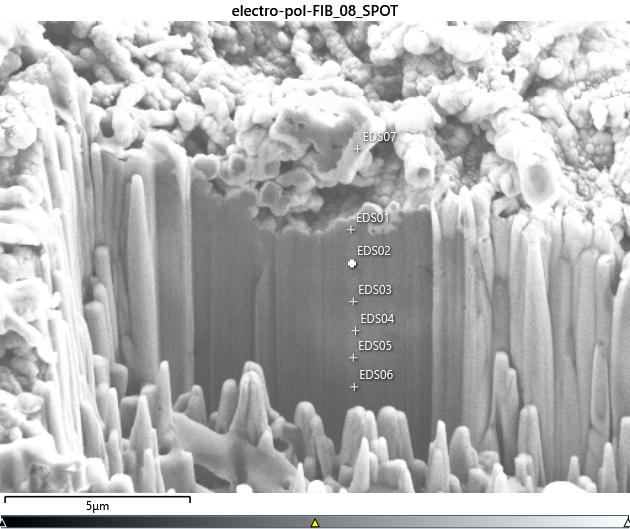
#> input picture 7.15.25_cryo_EM/Elemental_analysis/electro-pol-FIB_08_SPOT.png, 630 x 529 px
$ python eds_depth_profile.py
#> lines starting #> are read from the running program, lines starting #| are printed output that depends on the picture
"""
EDS depth-profile plots for the electro-pol FIB cross-section (electro-pol-FIB_08_SPOT).

Depth order from the surface downward:  EDS07, EDS01, EDS02, EDS03, EDS04, EDS05, EDS06.
Composition = Wt% read from each EDS0x spectrum's Tru-Q table.
Pixel Y positions of each spot were measured directly from electro-pol-FIB_08_SPOT.png.

Outputs (written next to this script):
    v1_depth_profile_lines.png    - line graph, depth on Y (surface at top), wt% on X
    v2_overlay_on_image.png       - profile overlaid on the SEM image at true pixel depths
    v3_depth_um_lines.png         - same as v1 but Y axis calibrated to microns (scale bar)
"""
import numpy as np
import matplotlib.pyplot as plt
from matplotlib import font_manager
from PIL import Image

# ----------------------------------------------------------------------------
# Data.  Order = physical depth from the surface down.
spots = ["EDS07", "EDS01", "EDS02", "EDS03", "EDS04", "EDS05", "EDS06"]

# wt% per element; missing element = 0.0
elements = ["C", "Cl", "S", "O", "Ga", "P"]
comp = {
    #         C     Cl    S     O    Ga    P
    "EDS07": [24.4, 0.0,  6.3,  2.8, 60.6, 0.0],
    "EDS01": [72.4, 9.2,  11.9, 4.5, 1.8,  0.3],
    "EDS02": [58.7, 24.4, 11.8, 2.6, 2.1,  0.5],
    "EDS03": [41.9, 41.2, 10.1, 3.8, 2.5,  0.4],
    "EDS04": [45.1, 38.6, 9.5,  3.9, 2.5,  0.4],
    "EDS05": [46.9, 32.5, 11.2, 5.8, 2.7,  0.8],
    "EDS06": [44.9, 35.4, 13.4, 3.9, 2.4,  0.0],
}

# Measured pixel Y (and X) of each spot crosshair in electro-pol-FIB_08_SPOT.png
# (re-measured; EDS01-06 crosshairs verified against the image).
pix_y = {"EDS07": 149, "EDS01": 229, "EDS02": 263, "EDS03": 301,
         "EDS04": 330, "EDS05": 357, "EDS06": 386}
pix_x = {"EDS07": 356, "EDS01": 350, "EDS02": 351, "EDS03": 353,
         "EDS04": 355, "EDS05": 353, "EDS06": 354}

# EDS07 is a floating piece above the surface, so it is NOT part of the depth
# stack.  Depth zero = EDS01 (the true film surface); EDS07 is excluded from the
# profiles below.
spots_depth = ["EDS01", "EDS02", "EDS03", "EDS04", "EDS05", "EDS06"]
SURF = "EDS01"

# Scale bar: 182 px = 5 um  ->  um per pixel
UM_PER_PX = 5.0 / 182.0

# FIB stage tilt. The milled cross-section face is viewed foreshortened, so the
# true depth into the sample = apparent (in-image) depth / sin(tilt).
# 52 deg is the standard Thermo/FEI dual-beam geometry; change this if yours differs.
TILT_DEG = 52.0
TILT_FACTOR = 1.0 / np.sin(np.radians(TILT_DEG))   # ~1.27 for 52 deg

# Validated categorical palette (dataviz skill), one fixed hue per element.
color = {
    "C":  "#2a78d6",  # blue
    "Cl": "#008300",  # green
    "S":  "#e87ba4",  # magenta
    "O":  "#eda100",  # yellow
    "Ga": "#1baf7a",  # aqua
    "P":  "#eb6834",  # orange
}

INK      = "#0b0b0b"
SECOND   = "#52514e"
MUTED    = "#898781"
GRID     = "#e1e0d9"
SURFACE  = "#fcfcfb"

plt.rcParams.update({
    "font.family": "sans-serif",
    "font.sans-serif": ["Helvetica", "Arial", "DejaVu Sans"],
    "axes.edgecolor": "#c3c2b7",
    "figure.facecolor": SURFACE,
    "axes.facecolor": SURFACE,
})

# Depth series: EDS01 (surface) -> EDS06, floating EDS07 dropped.
comp_arr   = np.array([comp[s] for s in spots_depth])  # (6 spots, 6 elements)
y_index    = np.arange(len(spots_depth))               # even spacing 0..5
depth_um   = np.array([(pix_y[s] - pix_y[SURF]) * UM_PER_PX for s in spots_depth])  # apparent
depth_true = depth_um * TILT_FACTOR                    # tilt-corrected true depth


# ============================================================================
# VERSION 1 - line graph: depth on Y (surface top), wt% on X, one line/element
# ============================================================================
def v1_lines():
    fig, ax = plt.subplots(figsize=(7.5, 6.5))
    for j, el in enumerate(elements):
        ax.plot(comp_arr[:, j], y_index, marker="o", ms=7, lw=2,
                color=color[el], label=el, zorder=3)
    # direct-label only the two high-amplitude, unambiguous lines; legend covers the rest
    for el, dy in (("C", 6), ("Ga", 6)):
        j = elements.index(el)
        ax.annotate(el, (comp_arr[0, j], y_index[0]),
                    xytext=(4, dy), textcoords="offset points",
                    color=color[el], fontsize=11, fontweight="bold")

    ax.set_ylim(len(spots_depth) - 0.5, -0.7)          # invert: surface (EDS01) on top
    ax.set_yticks(y_index)
    ax.set_yticklabels([f"{s}" for s in spots_depth])
    ax.set_ylabel("EDS spot  (surface at top, deeper below)", fontsize=11, color=SECOND)
    ax.set_xlabel("Composition  (wt %)", fontsize=11, color=SECOND)
    ax.set_xlim(-2, 80)
    ax.grid(axis="x", color=GRID, lw=0.8, zorder=0)
    ax.tick_params(colors=SECOND)
    for sp in ("top", "right"):
        ax.spines[sp].set_visible(False)

    # secondary right axis: tilt-corrected true depth in um
    ax2 = ax.twinx()
    ax2.set_ylim(ax.get_ylim())
    ax2.set_yticks(y_index)
    ax2.set_yticklabels([f"{d:.1f}" for d in depth_true])
    ax2.set_ylabel(f"true depth from surface (µm, ÷sin {TILT_DEG:.0f}°)",
                   fontsize=10, color=MUTED)
    ax2.tick_params(colors=MUTED)
    for sp in ("top", "right", "left"):
        ax2.spines[sp].set_visible(False)

    ax.set_title("EDS depth profile — electro-pol FIB cross-section",
                 fontsize=13, color=INK, fontweight="bold", pad=12)
    ax.legend(loc="lower right", frameon=False, fontsize=10, ncol=2)
    fig.tight_layout()
    fig.savefig("v1_depth_profile_lines.png", dpi=200)
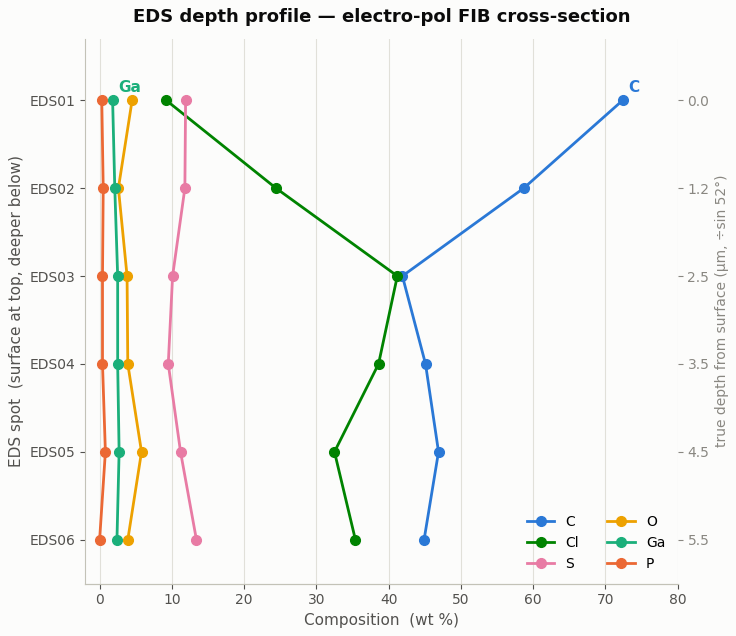
#> figure drawn by matplotlib, 1 panel
    plt.close(fig)


# ============================================================================
# VERSION 2 - SEM image (left) + depth profile (right), the two tied together by
# dashed connectors from each crosshair to its depth row.  Elements shown:
# C, S, O, P (Cl and Ga dropped).  True-depth axis on the right.  EDS07 excluded.
# ============================================================================
def v2_overlay():
    from matplotlib.patches import ConnectionPatch
    els2 = ["C", "S", "O", "P"]                         # Cl and Ga removed

    img = Image.open("electro-pol-FIB_08_SPOT.png").convert("RGB")
    W, H = img.size
#> W = 630; H = 529
    fig = plt.figure(figsize=(11.5, 5.6))
    gs = fig.add_gridspec(1, 2, width_ratios=[1.30, 1.0], wspace=0.04)

    # --- left: the SEM section ------------------------------------------------
    ax_img = fig.add_subplot(gs[0, 0])
    ax_img.imshow(img, extent=[0, W, H, 0])
    ax_img.set_xlim(0, W)
    ax_img.set_ylim(H, 0)
    ax_img.axis("off")
    # subtle ring on each spot so the connector origin is unambiguous
    for s in spots_depth:
        ax_img.plot(pix_x[s], pix_y[s], marker="o", ms=9, mfc="none",
                    mec="#f5d020", mew=1.3, zorder=5)

    # --- right: the depth profile --------------------------------------------
    ax = fig.add_subplot(gs[0, 1])
    for el in els2:
        j = elements.index(el)
        ax.plot(comp_arr[:, j], depth_true, marker="o", ms=6, lw=1.9,
                color=color[el], label=el, zorder=3)
    for el in ("C", "S"):                              # direct-label the two clear lines
        j = elements.index(el)
        ax.annotate(el, (comp_arr[0, j], depth_true[0]),
                    xytext=(5, -2), textcoords="offset points",
                    color=color[el], fontsize=11, fontweight="bold", zorder=4)

    ax.set_ylim(depth_true.max() + 0.4, -0.4)          # surface (EDS01) on top
    ax.set_xlim(-2, 80)
    ax.set_xlabel("composition (wt %)", fontsize=10, color=SECOND)
    # true-depth axis on the RIGHT
    ax.yaxis.tick_right()
    ax.yaxis.set_label_position("right")
    ax.set_ylabel(f"true depth from surface (µm, ÷sin {TILT_DEG:.0f}°)",
                  fontsize=10, color=SECOND)
    ax.set_yticks(depth_true)
    ax.set_yticklabels([f"{d:.1f}" for d in depth_true])
    ax.grid(axis="x", color=GRID, lw=0.8, zorder=0)
    ax.tick_params(colors=SECOND)
    for sp in ("top", "left"):
        ax.spines[sp].set_visible(False)
    ax.legend(loc="lower right", frameon=False, fontsize=9, ncol=2)

    # --- dashed connectors: crosshair (image) -> depth row (profile baseline) --
    for i, s in enumerate(spots_depth):
        con = ConnectionPatch(
            xyA=(pix_x[s], pix_y[s]), coordsA=ax_img.transData,
            xyB=(-2, depth_true[i]), coordsB=ax.transData,
            color=MUTED, lw=0.8, ls=(0, (4, 3)), alpha=0.8, zorder=1)
        fig.add_artist(con)

    fig.suptitle("EDS composition vs. true depth — keyed to the FIB cross-section "
                 "(EDS01 = surface; floating EDS07 excluded)",
                 fontsize=12, color=INK, fontweight="bold", y=0.99)
    fig.savefig("v2_overlay_on_image.png", dpi=200, bbox_inches="tight")
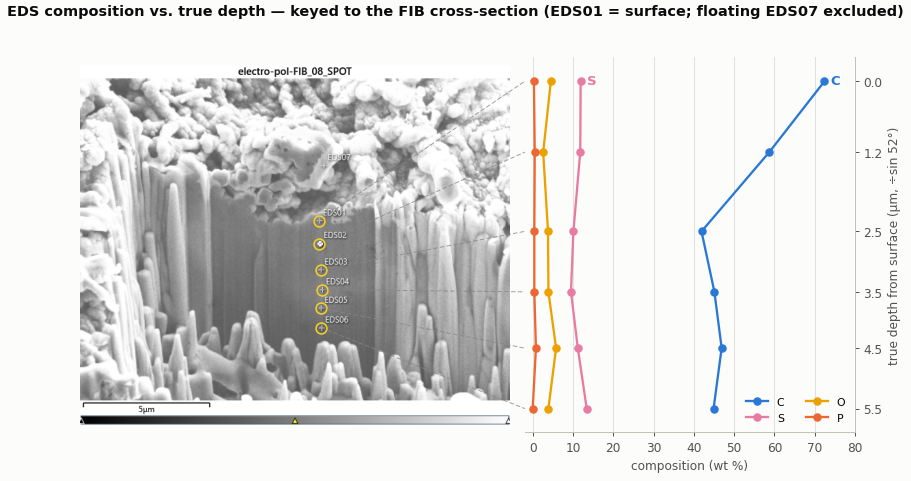
#> figure drawn by matplotlib, 2 panels
    plt.close(fig)


# ============================================================================
# VERSION 3 - Y axis is the TILT-CORRECTED true depth (µm), so vertical spacing
# reflects the real depth into the sample.
# ============================================================================
def v3_depth_um():
    fig, ax = plt.subplots(figsize=(7.5, 6.5))
    for j, el in enumerate(elements):
        ax.plot(comp_arr[:, j], depth_true, marker="o", ms=7, lw=2,
                color=color[el], label=el, zorder=3)
    for el, dy in (("C", 8), ("Ga", 8)):
        j = elements.index(el)
        ax.annotate(el, (comp_arr[0, j], depth_true[0]),
                    xytext=(4, dy), textcoords="offset points",
                    color=color[el], fontsize=11, fontweight="bold")

    ax.set_ylim(depth_true.max() + 0.5, -0.5)          # surface on top
    ax.set_ylabel(f"true depth from surface (µm, tilt-corrected ÷sin {TILT_DEG:.0f}°)",
                  fontsize=11, color=SECOND)
    ax.set_xlabel("Composition  (wt %)", fontsize=11, color=SECOND)
    ax.set_xlim(-2, 80)
    # secondary spot-name labels on the right edge, at each real depth
    ax2 = ax.twinx()
    ax2.set_ylim(ax.get_ylim())
    ax2.set_yticks(depth_true)
    ax2.set_yticklabels(spots_depth)
    ax2.tick_params(colors=MUTED, labelsize=8)
    for sp in ("top", "right", "left"):
        ax2.spines[sp].set_visible(False)
    ax.grid(axis="x", color=GRID, lw=0.8, zorder=0)
    ax.tick_params(colors=SECOND)
    for sp in ("top", "right"):
        ax.spines[sp].set_visible(False)

    ax.set_title("EDS depth profile (true depth) — FIB cross-section",
                 fontsize=13, color=INK, fontweight="bold", pad=12)
    ax.legend(loc="lower right", frameon=False, fontsize=10, ncol=2)
    fig.tight_layout()
    fig.savefig("v3_true_depth_lines.png", dpi=200)
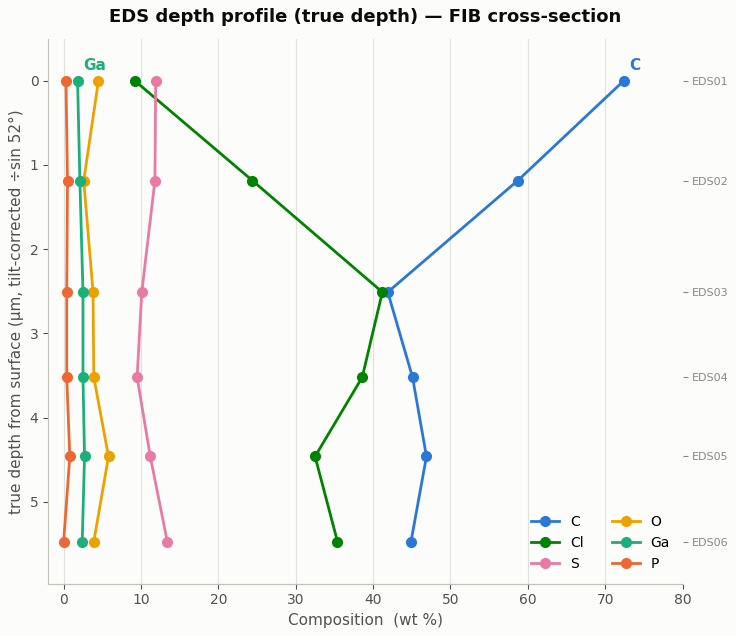
#> figure drawn by matplotlib, 1 panel
    plt.close(fig)


if __name__ == "__main__":
    v1_lines()
    v2_overlay()
    v3_depth_um()
    print("wrote v1_depth_profile_lines.png, v2_overlay_on_image.png, v3_true_depth_lines.png")
